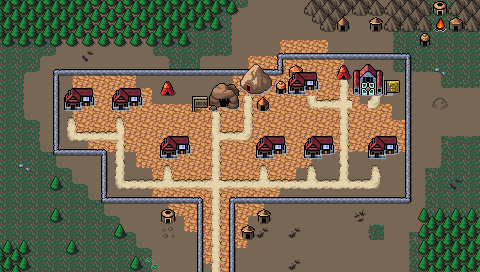

A 2D game scene composited from a Tiled map and its tileset images. What follows is a short description and the map's XML, with each tile layer's data collapsed to a summary:
An orthogonal 30x17 tile map with 16x16 px tiles, 4 tile layers (Background, Ground, Foreground, AboveSprites), 3 tilesets and 8 objects.

<map version="1.10" tiledversion="1.10.1" orientation="orthogonal" renderorder="right-down" width="30" height="17" tilewidth="16" tileheight="16" infinite="0" nextlayerid="6" nextobjectid="54">
 <editorsettings>
  <export target="wastetown..tmx" format="tmx" />
 </editorsettings>
 <tileset firstgid="1" source="../../../../common/maps/tileset/main.tsx" />
 <tileset firstgid="10113" source="../../../../common/maps/tileset/buildings.tsx" />
 <tileset firstgid="11905" source="../../../../common/maps/tileset/buildings-nocollide.tsx" />
 <layer id="1" name="Background" width="30" height="17">
  <data>[510 cells, 510 non-empty, 16 distinct tile ids]</data>
 </layer>
 <layer id="2" name="Ground" width="30" height="17">
  <data>[510 cells, 271 non-empty, 45 distinct tile ids]</data>
 </layer>
 <layer id="3" name="Foreground" width="30" height="17">
  <properties>
   <property name="spriteLayer" type="bool" value="true" />
  </properties>
  <data>[510 cells, 157 non-empty, 36 distinct tile ids]</data>
 </layer>
 <layer id="5" name="AboveSprites" width="30" height="17">
  <data>[510 cells, 19 non-empty, 7 distinct tile ids]</data>
 </layer>
 <objectgroup id="4" name="Objects">
  <object id="38" template="../../../../common/maps/obj/entry_up.tx" x="208" y="272" />
  <object id="41" template="../../../../common/maps/obj/shop.tx" x="64" y="115">
   <properties>
    <property name="commonShopList" value="Goblin,Dragon,Phoenix,Orc,Ogre,Dwarf,Giant,Viashino,Minotaur" />
   </properties>
  </object>
  <object id="42" template="../../../../common/maps/obj/shop.tx" x="113" y="115">
   <properties>
    <property name="commonShopList" value="AlphaBoosterPackShop,BetaBoosterPackShop,GammaBoosterPackShop,DeltaBoosterPackShop" />
   </properties>
  </object>
  <object id="43" template="../../../../common/maps/obj/shop.tx" x="161" y="163">
   <properties>
    <property name="commonShopList" value="ColorRandomRed" />
   </properties>
  </object>
  <object id="47" template="../../../../common/maps/obj/inn.tx" x="214" y="114" />
  <object id="48" template="../../../../common/maps/obj/shop.tx" x="160" y="96">
   <properties>
    <property name="commonShopList" value="Mountain" />
   </properties>
  </object>
  <object id="50" template="../../../../common/maps/obj/shardtrader.tx" x="335" y="81">
   <properties>
    <property name="signXOffset" type="float" value="-16" />
    <property name="signYOffset" type="float" value="-8" />
   </properties>
  </object>
  <object id="51" template="../../../../common/maps/obj/quest.tx" x="353" y="98" width="33" height="16">
   <properties>
    <property name="questtype" value="mountain_town_tribal" />
   </properties>
  </object>
 </objectgroup>
</map>
